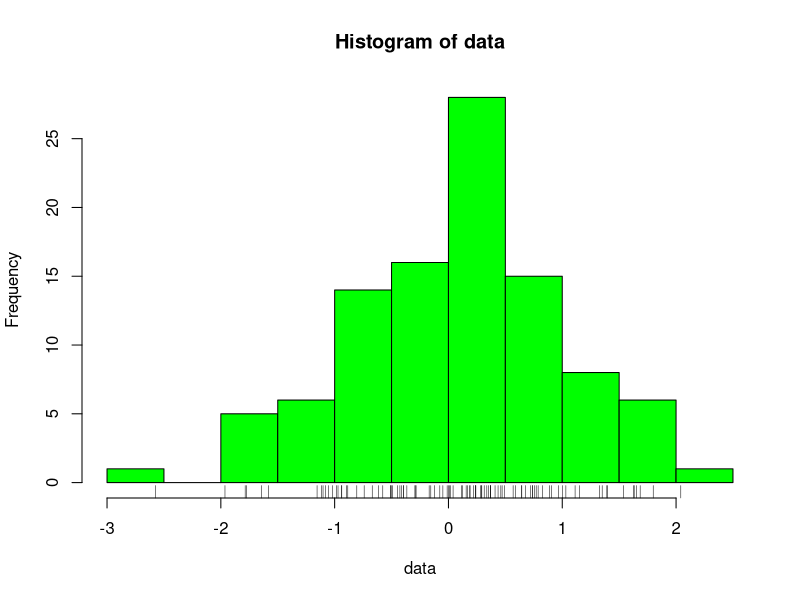
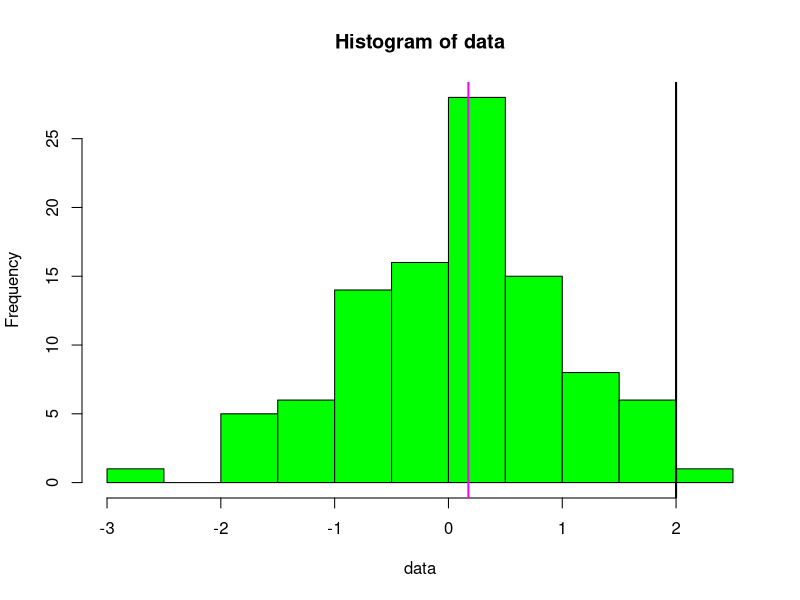
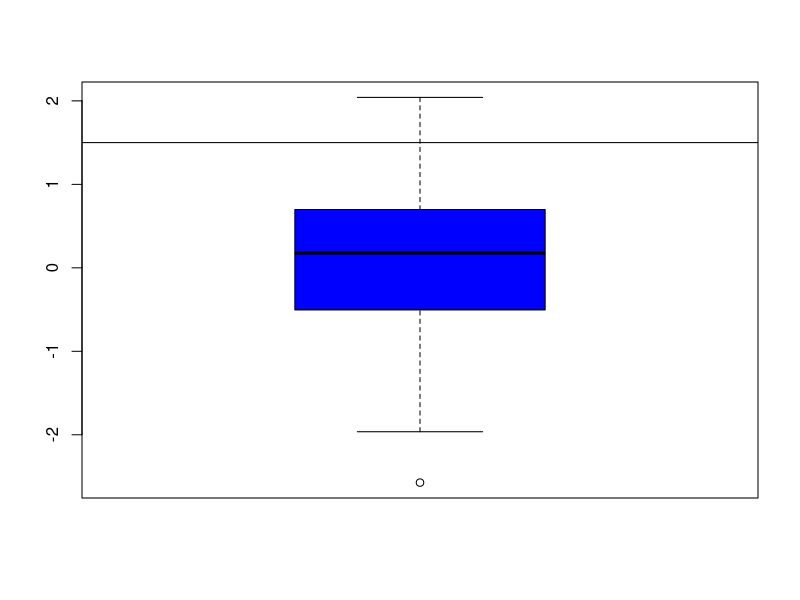
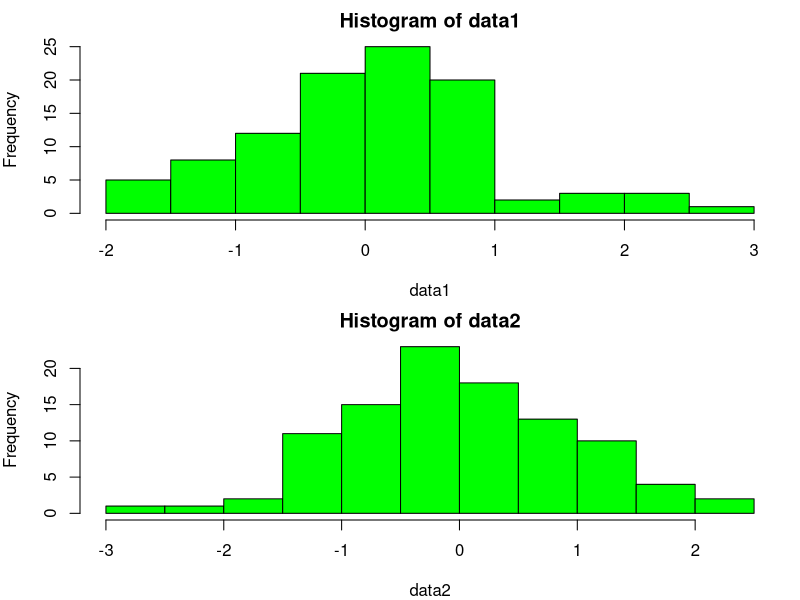
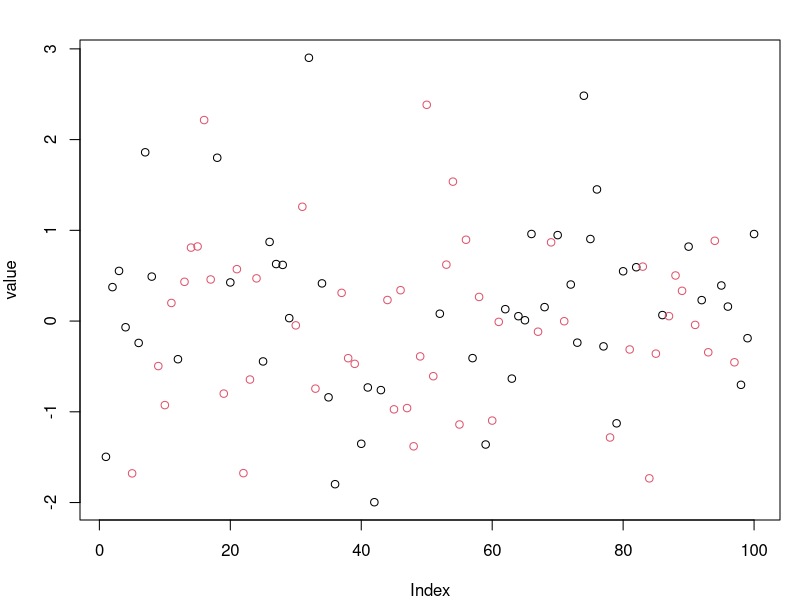

Write R code to recreate these figures, in order.
## ---- chunk 1
data <- rnorm(100)
hist(data, col='green')
rug(data)
## ---- chunk 2
hist(data, col='green')
abline(v = 2, lwd=2)
abline(v = median(data), lwd=2, col="magenta")
## ---- chunk 3
boxplot(data, col='blue')
# add a line at 1.5
abline(h = 1.5)
## ---- chunk 4
data1 <- rnorm(100)
data2 <- rnorm(100)
par(mfrow = c(2,1), mar = c(4,4,2,1))
hist(data1, col='green')
hist(data2, col='green')
## ---- chunk 5
par(mfrow = c(1,1))
df1 <- data.frame(value=data1, region=sample(rep(1:2, 50)))
# add an additional dimension by coloring the region column
with(df1, plot(value, col = region))
